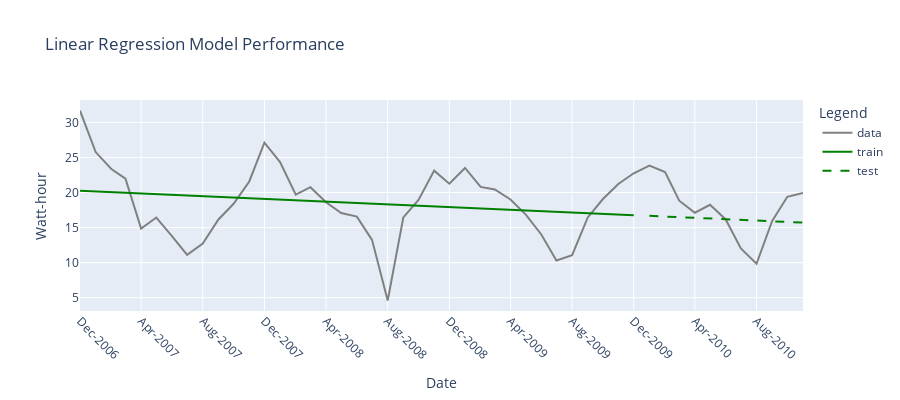

The notebook cell this image was saved under:
### Code cell
# Evaluate

summary_df.loc['linreg'] = [
    mean_absolute_error(y_train, linreg_pred_train),
    mean_absolute_error(y_test, linreg_pred_test),
    mean_absolute_percentage_error(y_train, linreg_pred_train),
    mean_absolute_percentage_error(y_test, linreg_pred_test)
]


fig = go.Figure()

# Original time series
fig.add_trace(go.Scatter(
    x=power_df_monthly.index,
    y=power_df_monthly['Energy Consumed by Household (Watt-hour)'],
    mode='lines',
    name='data',
    line=dict(color='grey')
))

# Train predictions
fig.add_trace(go.Scatter(
    x=dates_train,
    y=linreg_pred_train,
    mode='lines',
    name='train',
    line=dict(color='green')
))

# Test predictions
fig.add_trace(go.Scatter(
    x=dates_test,
    y=linreg_pred_test,
    mode='lines',
    name='test',
    line=dict(color='green', dash='dash')
))

# Set x-axis ticks for better readability
labels = pd.to_datetime(power_df_monthly.index).strftime('%b-%Y')
step = max(1, len(labels) // 10)
fig.update_layout(
    title='Linear Regression Model Performance',
    yaxis_title='Watt-hour',
    xaxis_title='Date',
    legend_title='Legend',
    xaxis=dict(
        tickmode='array',
        tickvals=power_df_monthly.index[::step],
        ticktext=labels[::step],
        tickangle=45
    ),
    width=900,
    height=400
)

fig.show()

### Figure 1 — Plotly figure (JSON) as saved in the notebook; plotly's stock layout.template omitted (floating-point values rounded to 4 significant figures)
{"data": [{"line": {"color": "grey"}, "mode": "lines", "name": "data", "type": "scatter", "x": ["2006-12-01", "2007-01-01", "2007-02-01", "2007-03-01", "2007-04-01", "2007-05-01", "2007-06-01", "2007-07-01", "2007-08-01", "2007-09-01", "2007-10-01", "2007-11-01", "2007-12-01", "2008-01-01", "2008-02-01", "2008-03-01", "2008-04-01", "2008-05-01", "2008-06-01", "2008-07-01", "2008-08-01", "2008-09-01", "2008-10-01", "2008-11-01", "2008-12-01", "2009-01-01", "2009-02-01", "2009-03-01", "2009-04-01", "2009-05-01", "2009-06-01", "2009-07-01", "2009-08-01", "2009-09-01", "2009-10-01", "2009-11-01", "2009-12-01", "2010-01-01", "2010-02-01", "2010-03-01", "2010-04-01", "2010-05-01", "2010-06-01", "2010-07-01", "2010-08-01", "2010-09-01", "2010-10-01", "2010-11-01"], "y": [31.69, 25.77, 23.35, 21.98, 14.85, 16.43, 13.78, 11.12, 12.74, 16.16, 18.4, 21.57, 27.11, 24.33, 19.69, 20.76, 18.6, 17.07, 16.57, 13.25, 4.608, 16.46, 18.95, 23.12, 21.25, 23.5, 20.79, 20.45, 19.01, 16.88, 14.01, 10.3, 11.08, 16.45, 19.07, 21.25, 22.74, 23.84, 22.93, 18.83, 17.12, 18.25, 16.16, 12.02, 9.846, 15.94, 19.39, 19.95]}, {"line": {"color": "green"}, "mode": "lines", "name": "train", "type": "scatter", "x": ["2006-12-01", "2007-01-01", "2007-02-01", "2007-03-01", "2007-04-01", "2007-05-01", "2007-06-01", "2007-07-01", "2007-08-01", "2007-09-01", "2007-10-01", "2007-11-01", "2007-12-01", "2008-01-01", "2008-02-01", "2008-03-01", "2008-04-01", "2008-05-01", "2008-06-01", "2008-07-01", "2008-08-01", "2008-09-01", "2008-10-01", "2008-11-01", "2008-12-01", "2009-01-01", "2009-02-01", "2009-03-01", "2009-04-01", "2009-05-01", "2009-06-01", "2009-07-01", "2009-08-01", "2009-09-01", "2009-10-01", "2009-11-01", "2009-12-01"], "y": [20.26, 20.16, 20.06, 19.97, 19.88, 19.78, 19.68, 19.59, 19.49, 19.39, 19.29, 19.19, 19.1, 19.0, 18.9, 18.81, 18.71, 18.62, 18.52, 18.42, 18.32, 18.22, 18.13, 18.03, 17.93, 17.84, 17.74, 17.65, 17.55, 17.45, 17.35, 17.26, 17.16, 17.06, 16.97, 16.87, 16.77]}, {"line": {"color": "green", "dash": "dash"}, "mode": "lines", "name": "test", "type": "scatter", "x": ["2010-01-01", "2010-02-01", "2010-03-01", "2010-04-01", "2010-05-01", "2010-06-01", "2010-07-01", "2010-08-01", "2010-09-01", "2010-10-01", "2010-11-01"], "y": [16.67, 16.57, 16.49, 16.39, 16.29, 16.19, 16.1, 16.0, 15.9, 15.8, 15.71]}], "layout": {"height": 400, "legend": {"title": {"text": "Legend"}}, "title": {"text": "Linear Regression Model Performance"}, "width": 900, "xaxis": {"tickangle": 45, "tickmode": "array", "ticktext": ["Dec-2006", "Apr-2007", "Aug-2007", "Dec-2007", "Apr-2008", "Aug-2008", "Dec-2008", "Apr-2009", "Aug-2009", "Dec-2009", "Apr-2010", "Aug-2010"], "tickvals": ["2006-12-01", "2007-04-01", "2007-08-01", "2007-12-01", "2008-04-01", "2008-08-01", "2008-12-01", "2009-04-01", "2009-08-01", "2009-12-01", "2010-04-01", "2010-08-01"], "title": {"text": "Date"}}, "yaxis": {"title": {"text": "Watt-hour"}}}}
